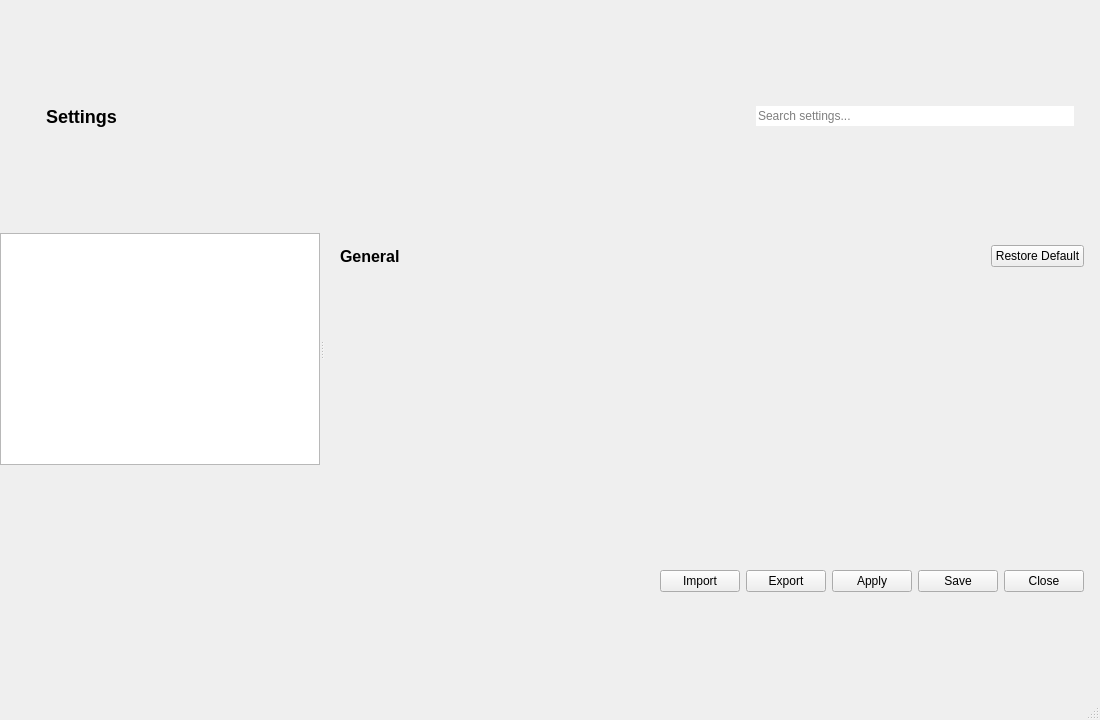
<?xml version="1.0" encoding="UTF-8"?>
<ui version="4.0">
 <class>SettingsScreen</class>
 <widget class="QMainWindow" name="SettingsScreen">
  <property name="geometry">
   <rect>
    <x>0</x>
    <y>0</y>
    <width>1100</width>
    <height>720</height>
   </rect>
  </property>
  <property name="windowTitle">
   <string>Settings</string>
  </property>
  <widget class="QWidget" name="centralwidget">
   <layout class="QVBoxLayout" name="verticalLayoutMain">
    <property name="spacing">
     <number>0</number>
    </property>
    <property name="leftMargin">
     <number>0</number>
    </property>
    <property name="topMargin">
     <number>0</number>
    </property>
    <property name="rightMargin">
     <number>0</number>
    </property>
    <property name="bottomMargin">
     <number>0</number>
    </property>
    <item>
     <widget class="QFrame" name="frmHeader">
      <property name="minimumSize">
       <size>
        <width>0</width>
        <height>56</height>
       </size>
      </property>
      <property name="frameShape">
       <enum>QFrame::NoFrame</enum>
      </property>
      <layout class="QHBoxLayout" name="horizontalLayoutHeader">
       <property name="leftMargin">
        <number>16</number>
       </property>
       <property name="topMargin">
        <number>8</number>
       </property>
       <property name="rightMargin">
        <number>16</number>
       </property>
       <property name="bottomMargin">
        <number>8</number>
       </property>
       <item>
        <widget class="QLabel" name="lblSettingsIcon">
         <property name="minimumSize">
          <size>
           <width>24</width>
           <height>24</height>
          </size>
         </property>
         <property name="maximumSize">
          <size>
           <width>24</width>
           <height>24</height>
          </size>
         </property>
         <property name="pixmap">
          <pixmap>resources/icons/settings.svg</pixmap>
         </property>
         <property name="scaledContents">
          <bool>true</bool>
         </property>
        </widget>
       </item>
       <item>
        <widget class="QLabel" name="lblSettingsTitle">
         <property name="text">
          <string>Settings</string>
         </property>
         <property name="styleSheet">
          <string notr="true">font-size: 18px; font-weight: 600;</string>
         </property>
        </widget>
       </item>
       <item>
        <spacer name="horizontalSpacerHeader">
         <property name="orientation">
          <enum>Qt::Horizontal</enum>
         </property>
         <property name="sizeHint" stdset="0">
          <size>
           <width>40</width>
           <height>20</height>
          </size>
         </property>
        </spacer>
       </item>
       <item>
        <widget class="QFrame" name="frmSearchBox">
         <property name="minimumSize">
          <size>
           <width>260</width>
           <height>36</height>
          </size>
         </property>
         <property name="maximumSize">
          <size>
           <width>360</width>
           <height>36</height>
          </size>
         </property>
         <property name="cssClass" stdset="0">
          <string notr="true">searchBox</string>
         </property>
         <layout class="QHBoxLayout" name="horizontalLayoutSearchBox">
          <property name="leftMargin">
           <number>10</number>
          </property>
          <property name="topMargin">
           <number>2</number>
          </property>
          <property name="rightMargin">
           <number>10</number>
          </property>
          <property name="bottomMargin">
           <number>2</number>
          </property>
          <item>
           <widget class="QLabel" name="lblSearchIcon">
            <property name="minimumSize">
             <size>
              <width>16</width>
              <height>16</height>
             </size>
            </property>
            <property name="maximumSize">
             <size>
              <width>16</width>
              <height>16</height>
             </size>
            </property>
            <property name="pixmap">
             <pixmap>resources/icons/search.svg</pixmap>
            </property>
            <property name="scaledContents">
             <bool>true</bool>
            </property>
           </widget>
          </item>
          <item>
           <widget class="QLineEdit" name="txtSearch">
            <property name="placeholderText">
             <string>Search settings...</string>
            </property>
            <property name="frame">
             <bool>false</bool>
            </property>
           </widget>
          </item>
         </layout>
        </widget>
       </item>
      </layout>
     </widget>
    </item>
    <item>
     <widget class="QSplitter" name="splitterMain">
      <property name="orientation">
       <enum>Qt::Horizontal</enum>
      </property>
      <property name="childrenCollapsible">
       <bool>false</bool>
      </property>
      <widget class="QWidget" name="frmCategoryPanel">
       <property name="minimumSize">
        <size>
         <width>220</width>
         <height>0</height>
        </size>
       </property>
       <property name="maximumSize">
        <size>
         <width>320</width>
         <height>16777215</height>
        </size>
       </property>
       <layout class="QVBoxLayout" name="verticalLayoutCategoryPanel">
        <property name="leftMargin">
         <number>0</number>
        </property>
        <property name="topMargin">
         <number>0</number>
        </property>
        <property name="rightMargin">
         <number>0</number>
        </property>
        <property name="bottomMargin">
         <number>0</number>
        </property>
        <item>
         <widget class="QTreeWidget" name="treeCategories">
          <property name="headerHidden">
           <bool>true</bool>
          </property>
          <property name="rootIsDecorated">
           <bool>false</bool>
          </property>
          <property name="indentation">
           <number>14</number>
          </property>
          <column>
           <property name="text">
            <string notr="true">Category</string>
           </property>
          </column>
         </widget>
        </item>
       </layout>
      </widget>
      <widget class="QWidget" name="frmSettingsPanel">
       <layout class="QVBoxLayout" name="verticalLayoutSettingsPanel">
        <property name="leftMargin">
         <number>16</number>
        </property>
        <property name="topMargin">
         <number>12</number>
        </property>
        <property name="rightMargin">
         <number>16</number>
        </property>
        <property name="bottomMargin">
         <number>12</number>
        </property>
        <item>
         <layout class="QHBoxLayout" name="horizontalLayoutCategoryTitle">
          <item>
           <widget class="QLabel" name="lblCategoryTitle">
            <property name="text">
             <string>General</string>
            </property>
            <property name="styleSheet">
             <string notr="true">font-size: 16px; font-weight: 600;</string>
            </property>
           </widget>
          </item>
          <item>
           <spacer name="horizontalSpacerCategoryTitle">
            <property name="orientation">
             <enum>Qt::Horizontal</enum>
            </property>
            <property name="sizeHint" stdset="0">
             <size>
              <width>40</width>
              <height>20</height>
             </size>
            </property>
           </spacer>
          </item>
          <item>
           <widget class="QPushButton" name="btnRestoreDefault">
            <property name="text">
             <string>Restore Default</string>
            </property>
            <property name="cursor">
             <cursorShape>PointingHandCursor</cursorShape>
            </property>
           </widget>
          </item>
         </layout>
        </item>
        <item>
         <widget class="QScrollArea" name="scrollAreaSettings">
          <property name="widgetResizable">
           <bool>true</bool>
          </property>
          <property name="frameShape">
           <enum>QFrame::NoFrame</enum>
          </property>
          <widget class="QWidget" name="scrollAreaWidgetContents">
           <property name="geometry">
            <rect>
             <x>0</x>
             <y>0</y>
             <width>600</width>
             <height>500</height>
            </rect>
           </property>
           <layout class="QVBoxLayout" name="dynamicSettingsLayout">
            <property name="spacing">
             <number>4</number>
            </property>
            <!-- Intentionally empty: settings_screen.py builds one row
                 per setting at runtime, based on each setting's data_type. -->
           </layout>
          </widget>
         </widget>
        </item>
       </layout>
      </widget>
     </widget>
    </item>
    <item>
     <widget class="QFrame" name="frmFooter">
      <property name="minimumSize">
       <size>
        <width>0</width>
        <height>52</height>
       </size>
      </property>
      <property name="frameShape">
       <enum>QFrame::NoFrame</enum>
      </property>
      <layout class="QHBoxLayout" name="horizontalLayoutFooter">
       <property name="leftMargin">
        <number>16</number>
       </property>
       <property name="topMargin">
        <number>8</number>
       </property>
       <property name="rightMargin">
        <number>16</number>
       </property>
       <property name="bottomMargin">
        <number>8</number>
       </property>
       <item>
        <widget class="QLabel" name="lblUnsavedIndicator">
         <property name="text">
          <string></string>
         </property>
         <property name="cssClass" stdset="0">
          <string notr="true">unsavedIndicator</string>
         </property>
        </widget>
       </item>
       <item>
        <spacer name="horizontalSpacerFooter">
         <property name="orientation">
          <enum>Qt::Horizontal</enum>
         </property>
         <property name="sizeHint" stdset="0">
          <size>
           <width>40</width>
           <height>20</height>
          </size>
         </property>
        </spacer>
       </item>
       <item>
        <widget class="QPushButton" name="btnImport">
         <property name="text">
          <string>Import</string>
         </property>
         <property name="cursor">
          <cursorShape>PointingHandCursor</cursorShape>
         </property>
        </widget>
       </item>
       <item>
        <widget class="QPushButton" name="btnExport">
         <property name="text">
          <string>Export</string>
         </property>
         <property name="cursor">
          <cursorShape>PointingHandCursor</cursorShape>
         </property>
        </widget>
       </item>
       <item>
        <widget class="QPushButton" name="btnApply">
         <property name="text">
          <string>Apply</string>
         </property>
         <property name="cursor">
          <cursorShape>PointingHandCursor</cursorShape>
         </property>
        </widget>
       </item>
       <item>
        <widget class="QPushButton" name="btnSave">
         <property name="text">
          <string>Save</string>
         </property>
         <property name="cursor">
          <cursorShape>PointingHandCursor</cursorShape>
         </property>
         <property name="cssClass" stdset="0">
          <string notr="true">primaryButton</string>
         </property>
        </widget>
       </item>
       <item>
        <widget class="QPushButton" name="btnClose">
         <property name="text">
          <string>Close</string>
         </property>
         <property name="cursor">
          <cursorShape>PointingHandCursor</cursorShape>
         </property>
        </widget>
       </item>
      </layout>
     </widget>
    </item>
   </layout>
  </widget>
  <widget class="QStatusBar" name="statusbar"/>
 </widget>
 <resources/>
 <connections/>
</ui>
